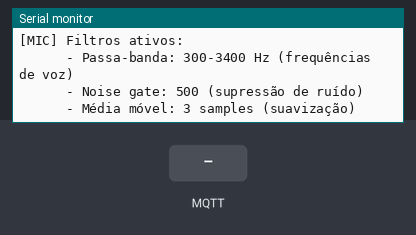
This sketch was run on a simulated ESP32. Shown: the last lines printed to the serial monitor. Inputs (shaded band) come from the test bench. WiFi joins after 1.5 s; servers stay silent unless stated; I2S audio is not simulated (input reads silence); random numbers use the default seed unless the sketch sets one; no MQTT or app messages arrive unless stated.

Above: at 3.7 s.
3.8 s: MQTT message "stop" arrives on the second subscribed topic
At 4.4 s:
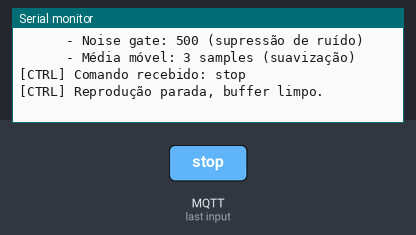
5.3 s: MQTT message "status" arrives on the second subscribed topic
At 6.5 s:
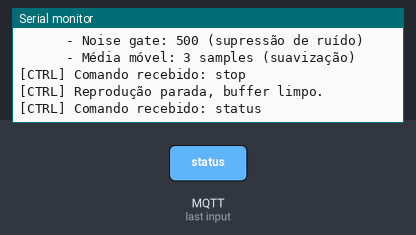
6.8 s: MQTT message "1" arrives on the second subscribed topic
At 8.0 s:
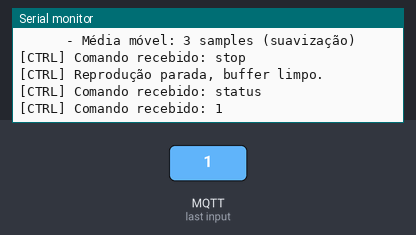
8.3 s: MQTT message "on" arrives on the second subscribed topic
At 9.2 s:
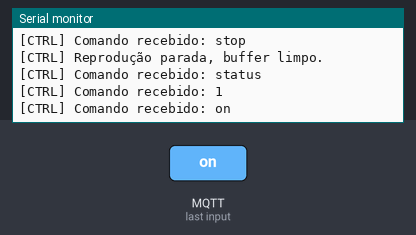
9.8 s: MQTT message "off" arrives on the second subscribed topic
At 10.4 s:
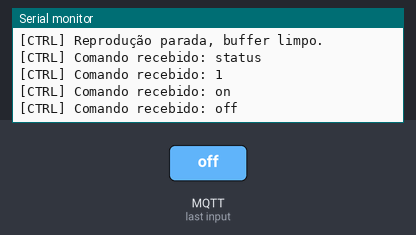

The sketch:

esp32_audio.ino
```cpp
/**
 * ESP32 Audio Player via MQTT
 *
 * Recebe áudio PCM 16-bit mono 16kHz via MQTT e reproduz via I2S (MAX98357)
 * Suporta captura de áudio via microfone I2S (INMP441)
 *
 * Hardware:
 *   - ESP32 WROOM-32
 *   - MAX98357 I2S Amplifier (Speaker)
 *   - Microfone I2S (INMP441 ou similar)
 *   - Speaker 3W 4 ohm
 *
 * Pinos I2S Speaker:
 *   - BCLK: GPIO 26 (compartilhado)
 *   - LRC:  GPIO 25 (compartilhado)
 *   - DIN:  GPIO 32
 *
 * Pinos I2S Microfone:
 *   - SCK:  GPIO 26 (compartilhado com BCLK)
 *   - WS:   GPIO 25 (compartilhado com LRC)
 *   - SD:   GPIO 33
 *
 * Autor: Ralu Project
 * Data: Maio 2026
 */

#include <WiFi.h>
#include <PubSubClient.h>
#include <driver/i2s.h>
#include "config.h"

// ============================================
// DEFINIÇÕES I2S
// ============================================
// I2S para saída de áudio (MAX98357 - Speaker)
#define I2S_SPEAKER_NUM     I2S_NUM_0
#define I2S_SPEAKER_BCLK    26
#define I2S_SPEAKER_LRC     25
#define I2S_SPEAKER_DIN     32

// I2S para entrada de áudio (Microfone)
#define I2S_MIC_NUM         I2S_NUM_1
#define I2S_MIC_SCK         26
#define I2S_MIC_WS          25
#define I2S_MIC_SD          33

// Configurações de áudio
#define SAMPLE_RATE     16000
#define BITS_PER_SAMPLE I2S_BITS_PER_SAMPLE_16BIT
#define CHANNEL_FORMAT  I2S_CHANNEL_FMT_ONLY_LEFT
#define DMA_BUF_COUNT   8
#define DMA_BUF_LEN     1024

// ============================================
// BUFFER DE ÁUDIO (Ring Buffer)
// ============================================
#define AUDIO_BUFFER_SIZE (32 * 1024)  // 32KB buffer circular

volatile uint8_t audioBuffer[AUDIO_BUFFER_SIZE];
volatile size_t bufferWritePos = 0;
volatile size_t bufferReadPos = 0;
volatile size_t bufferAvailable = 0;

// Mutex para proteção do buffer
portMUX_TYPE bufferMux = portMUX_INITIALIZER_UNLOCKED;

// ============================================
// OBJETOS GLOBAIS
// ============================================
WiFiClient espClient;
PubSubClient mqttClient(espClient);

// Task handles
TaskHandle_t audioTaskHandle = NULL;
TaskHandle_t micTaskHandle = NULL;

// Flags de status
volatile bool isPlaying = false;
volatile bool micEnabled = true;  // Microfone ativo por padrão

// ============================================
// PROTÓTIPOS DE FUNÇÕES
// ============================================
void setupWiFi();
void setupI2S();
void setupMQTT();
void reconnectMQTT();
void mqttCallback(char* topic, byte* payload, unsigned int length);
void audioPlayTask(void* parameter);
void micCaptureTask(void* parameter);
size_t writeToBuffer(const uint8_t* data, size_t len);
size_t readFromBuffer(uint8_t* data, size_t len);
size_t getBufferAvailable();

// ============================================
// SETUP
// ============================================
void setup() {
    Serial.begin(115200);
    delay(1000);

    Serial.println();
    Serial.println("========================================");
    Serial.println("  ESP32 Audio Player via MQTT");
    Serial.println("  Ralu Project - Abril 2026");
    Serial.println("========================================");
    Serial.println();

    // Inicializa WiFi
    setupWiFi();

    // Inicializa I2S
    setupI2S();

    // Inicializa MQTT
    setupMQTT();

    // Cria task de reprodução de áudio no Core 1
    xTaskCreatePinnedToCore(
        audioPlayTask,      // Função da task
        "AudioTask",        // Nome
        4096,               // Stack size
        NULL,               // Parâmetro
        1,                  // Prioridade
        &audioTaskHandle,   // Handle
        1                   // Core (1 = segundo core)
    );
    // Cria task de captura do microfone no Core 0
    xTaskCreatePinnedToCore(
        micCaptureTask,     // Função da task
        "MicTask",          // Nome
        4096,               // Stack size
        NULL,               // Parâmetro
        1,                  // Prioridade
        &micTaskHandle,     // Handle
        0                   // Core 0
    );
    Serial.println("[SETUP] Sistema inicializado com sucesso!");
    Serial.println();
}

// ============================================
// LOOP PRINCIPAL
// ============================================
void loop() {
    // Verifica conexão WiFi
    if (WiFi.status() != WL_CONNECTED) {
        Serial.println("[WIFI] Conexão perdida, reconectando...");
        setupWiFi();
    }

    // Verifica conexão MQTT
    if (!mqttClient.connected()) {
        reconnectMQTT();
    }

    // Processa mensagens MQTT
    mqttClient.loop();

    // Pequeno delay para evitar watchdog
    delay(10);
}

// ============================================
// CONFIGURAÇÃO DO WIFI
// ============================================
void setupWiFi() {
    Serial.print("[WIFI] Conectando a ");
    Serial.println(WIFI_SSID);

    WiFi.mode(WIFI_STA);
    WiFi.begin(WIFI_SSID, WIFI_PASSWORD);

    int attempts = 0;
    while (WiFi.status() != WL_CONNECTED && attempts < 30) {
        delay(500);
        Serial.print(".");
        attempts++;
    }

    if (WiFi.status() == WL_CONNECTED) {
        Serial.println();
        Serial.println("[WIFI] Conectado!");
        Serial.print("[WIFI] IP: ");
        Serial.println(WiFi.localIP());
    } else {
        Serial.println();
        Serial.println("[WIFI] Falha na conexão. Reiniciando...");
        ESP.restart();
    }
}

// ============================================
// CONFIGURAÇÃO DO I2S (MAX98357 + Microfone)
// ============================================
void setupI2S() {
    Serial.println("[I2S] Configurando drivers I2S...");

    // ========== Configuração I2S SPEAKER (Saída) ==========
    i2s_config_t speaker_config = {
        .mode = (i2s_mode_t)(I2S_MODE_MASTER | I2S_MODE_TX),
        .sample_rate = SAMPLE_RATE,
        .bits_per_sample = BITS_PER_SAMPLE,
        .channel_format = CHANNEL_FORMAT,
        .communication_format = I2S_COMM_FORMAT_STAND_I2S,
        .intr_alloc_flags = ESP_INTR_FLAG_LEVEL1,
        .dma_buf_count = DMA_BUF_COUNT,
        .dma_buf_len = DMA_BUF_LEN,
        .use_apll = false,
        .tx_desc_auto_clear = true,
        .fixed_mclk = 0
    };

    i2s_pin_config_t speaker_pins = {
        .bck_io_num = I2S_SPEAKER_BCLK,
        .ws_io_num = I2S_SPEAKER_LRC,
        .data_out_num = I2S_SPEAKER_DIN,
        .data_in_num = I2S_PIN_NO_CHANGE
    };

    esp_err_t err = i2s_driver_install(I2S_SPEAKER_NUM, &speaker_config, 0, NULL);
    if (err != ESP_OK) {
        Serial.printf("[I2S] Erro ao instalar driver speaker: %d\n", err);
        return;
    }

    err = i2s_set_pin(I2S_SPEAKER_NUM, &speaker_pins);
    if (err != ESP_OK) {
        Serial.printf("[I2S] Erro ao configurar pinos speaker: %d\n", err);
        return;
    }

    i2s_zero_dma_buffer(I2S_SPEAKER_NUM);

    Serial.println("[I2S] Speaker configurado:");
    Serial.printf("  BCLK: GPIO%d | LRC: GPIO%d | DIN: GPIO%d\n",
                  I2S_SPEAKER_BCLK, I2S_SPEAKER_LRC, I2S_SPEAKER_DIN);

    // ========== Configuração I2S MICROFONE (Entrada) ==========
    i2s_config_t mic_config = {
        .mode = (i2s_mode_t)(I2S_MODE_MASTER | I2S_MODE_RX),
        .sample_rate = SAMPLE_RATE,
        .bits_per_sample = BITS_PER_SAMPLE,
        .channel_format = I2S_CHANNEL_FMT_ONLY_LEFT,  // INMP441 usa LEFT channel
        .communication_format = I2S_COMM_FORMAT_I2S,
        .intr_alloc_flags = ESP_INTR_FLAG_LEVEL1,
        .dma_buf_count = 8,  // Mais buffers para estabilidade
        .dma_buf_len = 256,  // Buffers menores para latencia baixa
        .use_apll = false,
        .tx_desc_auto_clear = false,
        .fixed_mclk = 0
    };

    i2s_pin_config_t mic_pins = {
        .bck_io_num = I2S_MIC_SCK,
        .ws_io_num = I2S_MIC_WS,
        .data_out_num = I2S_PIN_NO_CHANGE,
        .data_in_num = I2S_MIC_SD
    };

    err = i2s_driver_install(I2S_MIC_NUM, &mic_config, 0, NULL);
    if (err != ESP_OK) {
        Serial.printf("[I2S] Erro ao instalar driver microfone: %d\n", err);
        return;
    }

    err = i2s_set_pin(I2S_MIC_NUM, &mic_pins);
    if (err != ESP_OK) {
        Serial.printf("[I2S] Erro ao configurar pinos microfone: %d\n", err);
        return;
    }

    i2s_zero_dma_buffer(I2S_MIC_NUM);

    Serial.println("[I2S] Microfone configurado:");
    Serial.printf("  SCK: GPIO%d | WS: GPIO%d | SD: GPIO%d\n",
                  I2S_MIC_SCK, I2S_MIC_WS, I2S_MIC_SD);
    Serial.println("[I2S] Filtro de ruido ativado");

    Serial.println("[I2S] Todos os drivers configurados!");
    Serial.printf("[I2S] Sample Rate: %d Hz | Bits: %d\n", SAMPLE_RATE, BITS_PER_SAMPLE);
}

// ============================================
// CONFIGURAÇÃO DO MQTT
// ============================================
void setupMQTT() {
    Serial.print("[MQTT] Configurando broker: ");
    Serial.print(MQTT_BROKER);
    Serial.print(":");
    Serial.println(MQTT_PORT);

    mqttClient.setServer(MQTT_BROKER, MQTT_PORT);
    mqttClient.setCallback(mqttCallback);

    // Define tamanho máximo do buffer MQTT (16KB para chunks de áudio)
    mqttClient.setBufferSize(16384);

    reconnectMQTT();
}

// ============================================
// RECONEXÃO MQTT
// ============================================
void reconnectMQTT() {
    int attempts = 0;

    while (!mqttClient.connected() && attempts < 5) {
        Serial.print("[MQTT] Tentando conexão...");

        // Gera client ID único
        String clientId = "ESP32Audio-";
        clientId += String(random(0xffff), HEX);

        if (mqttClient.connect(clientId.c_str())) {
            Serial.println(" conectado!");

            // Inscreve no tópico de áudio
            mqttClient.subscribe(MQTT_TOPIC_AUDIO);
            Serial.print("[MQTT] Inscrito em: ");
            Serial.println(MQTT_TOPIC_AUDIO);

            // Inscreve no tópico de controle
            mqttClient.subscribe(MQTT_TOPIC_CONTROL);
            Serial.print("[MQTT] Inscrito em: ");
            Serial.println(MQTT_TOPIC_CONTROL);

            // Publica status online
            mqttClient.publish(MQTT_TOPIC_STATUS, "online");

        } else {
            Serial.print(" falhou (rc=");
            Serial.print(mqttClient.state());
            Serial.println("). Tentando novamente em 2s...");
            delay(2000);
            attempts++;
        }
    }
}

// ============================================
// CALLBACK MQTT - RECEBE DADOS
// ============================================
void mqttCallback(char* topic, byte* payload, unsigned int length) {
    // Tópico de áudio - dados binários PCM
    if (strcmp(topic, MQTT_TOPIC_AUDIO) == 0) {
        // Escreve no buffer circular
        size_t written = writeToBuffer(payload, length);

        if (written < length) {
            Serial.println("[AUDIO] Buffer overflow! Alguns dados perdidos.");
        }

        // Inicia reprodução se não estiver tocando
        if (!isPlaying && getBufferAvailable() > DMA_BUF_LEN * 4) {
            isPlaying = true;
        }

        return;
    }

    // Tópico de controle - comandos texto
    if (strcmp(topic, MQTT_TOPIC_CONTROL) == 0) {
        // Converte para string
        char cmd[64];
        size_t cmdLen = min((unsigned int)63, length);
        memcpy(cmd, payload, cmdLen);
        cmd[cmdLen] = '\0';

        Serial.print("[CTRL] Comando recebido: ");
        Serial.println(cmd);

        // Processa comandos
        if (strcmp(cmd, "stop") == 0) {
            isPlaying = false;
            // Limpa buffer
            portENTER_CRITICAL(&bufferMux);
            bufferWritePos = 0;
            bufferReadPos = 0;
            bufferAvailable = 0;
            portEXIT_CRITICAL(&bufferMux);
            i2s_zero_dma_buffer(I2S_SPEAKER_NUM);
            Serial.println("[CTRL] Reprodução parada, buffer limpo.");

        } else if (strcmp(cmd, "status") == 0) {
            char statusMsg[128];
            snprintf(statusMsg, sizeof(statusMsg),
                     "{\"playing\":%s,\"buffer\":%d,\"wifi\":\"%s\"}",
                     isPlaying ? "true" : "false",
                     getBufferAvailable(),
                     WiFi.localIP().toString().c_str());
            mqttClient.publish(MQTT_TOPIC_STATUS, statusMsg);
        }

        return;
    }
}

// ============================================
// TASK DE REPRODUÇÃO DE ÁUDIO (Core 1)
// ============================================
void audioPlayTask(void* parameter) {
    uint8_t audioChunk[DMA_BUF_LEN];
    size_t bytesWritten;

    Serial.println("[AUDIO] Task de reprodução iniciada no Core 1");

    while (true) {
        if (isPlaying) {
            // Lê dados do buffer circular
            size_t available = getBufferAvailable();

            if (available >= DMA_BUF_LEN) {
                // Lê um chunk do buffer
                size_t bytesRead = readFromBuffer(audioChunk, DMA_BUF_LEN);

                if (bytesRead > 0) {
                    // Envia para I2S Speaker
                    i2s_write(I2S_SPEAKER_NUM, audioChunk, bytesRead, &bytesWritten, portMAX_DELAY);
                }
            } else if (available == 0) {
                // Buffer vazio, para de tocar
                isPlaying = false;
                Serial.println("[AUDIO] Buffer vazio, aguardando dados...");
            } else {
                // Dados insuficientes, aguarda um pouco
                vTaskDelay(pdMS_TO_TICKS(5));
            }
        } else {
            // Não está tocando, aguarda
            vTaskDelay(pdMS_TO_TICKS(10));
        }
    }
}

// ============================================
// TASK DE CAPTURA DO MICROFONE (Core 0)
// ============================================
void micCaptureTask(void* parameter) {
    const size_t BUFFER_SIZE = 512;
    int32_t micBuffer[BUFFER_SIZE / 4];  // Buffer para samples 32-bit
    int16_t processedBuffer[BUFFER_SIZE / 4];  // Buffer para samples 16-bit processados
    size_t bytesRead;

    // ========== FILTROS PARA VOZ HUMANA (300-3400 Hz) ==========

    // Filtro passa-alta (corta abaixo de ~300 Hz - remove ruído de baixa freq)
    float hp_alpha = 0.98;  // Coeficiente mais agressivo
    float hp_lastInput = 0;
    float hp_lastOutput = 0;

    // Filtro passa-baixa (corta acima de ~3400 Hz - remove ruído de alta freq)
    float lp_alpha = 0.3;   // Coeficiente do filtro passa-baixa
    float lp_lastOutput = 0;

    // Média móvel para suavizar (reduz picos de ruído)
    const int MA_SIZE = 3;
    float movingAvg[MA_SIZE] = {0, 0, 0};
    int maIndex = 0;

    // Noise gate agressivo
    const int16_t NOISE_THRESHOLD = 500;  // Limiar bem alto para voz

    // Limitador de ganho automático (AGC)
    const float TARGET_LEVEL = 8000.0;
    float currentGain = 1.0;

    Serial.println("[MIC] Task de captura iniciada no Core 0");
    Serial.println("[MIC] Filtros ativos:");
    Serial.println("      - Passa-banda: 300-3400 Hz (frequências de voz)");
    Serial.println("      - Noise gate: 500 (supressão de ruído)");
    Serial.println("      - Média móvel: 3 samples (suavização)");

    vTaskDelay(pdMS_TO_TICKS(2000));  // Aguarda 2s para MQTT conectar

    while (true) {
        if (micEnabled && mqttClient.connected()) {
            // Lê áudio do microfone via I2S (32-bit)
            esp_err_t result = i2s_read(I2S_MIC_NUM, micBuffer, BUFFER_SIZE, &bytesRead, portMAX_DELAY);

            if (result == ESP_OK && bytesRead > 0) {
                size_t samplesRead = bytesRead / 4;  // 4 bytes por sample (32-bit)

                float maxLevel = 0;

                // Processa cada sample
                for (size_t i = 0; i < samplesRead; i++) {
                    // Converte 32-bit para 16-bit (pega os 16 bits mais significativos)
                    int16_t sample = (int16_t)(micBuffer[i] >> 16);

                    // === ETAPA 1: Filtro Passa-Alta (remove DC e ruído <300Hz) ===
                    float input = (float)sample;
                    float hp_output = hp_alpha * (hp_lastOutput + input - hp_lastInput);
                    hp_lastInput = input;
                    hp_lastOutput = hp_output;

                    // === ETAPA 2: Filtro Passa-Baixa (remove ruído >3400Hz) ===
                    lp_lastOutput = lp_alpha * hp_output + (1.0 - lp_alpha) * lp_lastOutput;

                    // === ETAPA 3: Média Móvel (suavização) ===
                    movingAvg[maIndex] = lp_lastOutput;
                    maIndex = (maIndex + 1) % MA_SIZE;
                    float smoothed = 0;
                    for (int j = 0; j < MA_SIZE; j++) {
                        smoothed += movingAvg[j];
                    }
                    smoothed /= MA_SIZE;

                    // === ETAPA 4: Noise Gate (silencia ruído baixo) ===
                    int16_t filtered = (int16_t)smoothed;
                    if (abs(filtered) < NOISE_THRESHOLD) {
                        filtered = 0;
                    }

                    // === ETAPA 5: AGC simples (ajusta ganho) ===
                    filtered = (int16_t)(filtered * currentGain);

                    // Limita para não saturar
                    if (filtered > 16000) filtered = 16000;
                    if (filtered < -16000) filtered = -16000;

                    processedBuffer[i] = filtered;

                    // Calcula nível máximo para AGC
                    float absVal = abs(filtered);
                    if (absVal > maxLevel) maxLevel = absVal;
                }

                // Ajusta ganho automaticamente (AGC lento)
                if (maxLevel > 0) {
                    float idealGain = TARGET_LEVEL / maxLevel;
                    currentGain = 0.95 * currentGain + 0.05 * idealGain;  // Suaviza ajuste
                    // Limita ganho
                    if (currentGain > 4.0) currentGain = 4.0;
                    if (currentGain < 0.5) currentGain = 0.5;
                }

                // Publica áudio processado via MQTT
                mqttClient.publish(MQTT_TOPIC_MIC, (uint8_t*)processedBuffer, samplesRead * 2);
            }

            // Pequeno delay para não sobrecarregar
            vTaskDelay(pdMS_TO_TICKS(5));
        } else {
            // Microfone desabilitado ou MQTT desconectado
            vTaskDelay(pdMS_TO_TICKS(100));
        }
    }
}

// ============================================
// FUNÇÕES DO BUFFER CIRCULAR
// ============================================

/**
 * Escreve dados no buffer circular
 * Retorna quantidade de bytes escritos
 */
size_t writeToBuffer(const uint8_t* data, size_t len) {
    size_t written = 0;

    portENTER_CRITICAL(&bufferMux);

    while (written < len && bufferAvailable < AUDIO_BUFFER_SIZE) {
        audioBuffer[bufferWritePos] = data[written];
        bufferWritePos = (bufferWritePos + 1) % AUDIO_BUFFER_SIZE;
        bufferAvailable++;
        written++;
    }

    portEXIT_CRITICAL(&bufferMux);

    return written;
}

/**
 * Lê dados do buffer circular
 * Retorna quantidade de bytes lidos
 */
size_t readFromBuffer(uint8_t* data, size_t len) {
    size_t bytesRead = 0;

    portENTER_CRITICAL(&bufferMux);

    while (bytesRead < len && bufferAvailable > 0) {
        data[bytesRead] = audioBuffer[bufferReadPos];
        bufferReadPos = (bufferReadPos + 1) % AUDIO_BUFFER_SIZE;
        bufferAvailable--;
        bytesRead++;
    }

    portEXIT_CRITICAL(&bufferMux);

    return bytesRead;
}

/**
 * Retorna quantidade de bytes disponíveis no buffer
 */
size_t getBufferAvailable() {
    size_t available;

    portENTER_CRITICAL(&bufferMux);
    available = bufferAvailable;
    portEXIT_CRITICAL(&bufferMux);

    return available;
}
```

Source omitted: config.h (1385 bytes)

Measured:
- after the input at 3.8 s, the serial monitor: prints a new line at once (image 1)
- after the input at 5.3 s, the serial monitor: prints a new line at once (image 2)
- after the input at 6.8 s, the serial monitor: prints a new line at once (image 3)
- after the input at 8.3 s, the serial monitor: prints a new line at once (image 4)
- after the input at 9.8 s, the serial monitor: prints a new line at once (image 5)
